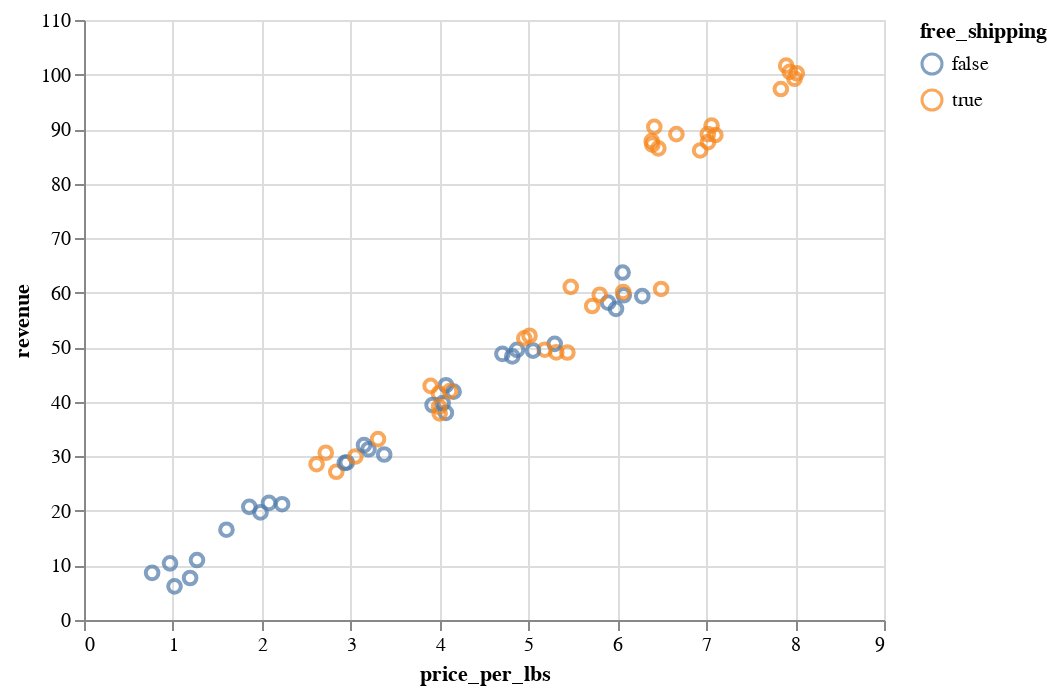

Here is the notebook cell this chart was saved with:
### Code cell
import altair as alt

scatter = (
    alt.Chart(for_scatter)
    .mark_point(size=40)
    .encode(
        x=alt.X("price_per_lbs:Q", scale=alt.Scale(zero=False)),
        y=alt.Y("revenue:Q", scale=alt.Scale(zero=False)),
        color="free_shipping",
    )
)
scatter

### Figure 1 — Vega-Lite specification as saved in the notebook (floating-point values rounded to 4 significant figures)
{"config": {"view": {"continuousWidth": 400, "continuousHeight": 300}}, "data": {"name": "data-777869cdb61de6784a4659725a64fe35"}, "mark": {"type": "point", "size": 40}, "encoding": {"color": {"field": "free_shipping", "type": "nominal"}, "x": {"field": "price_per_lbs", "scale": {"zero": false}, "type": "quantitative"}, "y": {"field": "revenue", "scale": {"zero": false}, "type": "quantitative"}}, "$schema": "https://vega.github.io/schema/vega-lite/v4.17.0.json", "datasets": {"data-777869cdb61de6784a4659725a64fe35": [{"revenue": 10.99, "free_shipping": false, "price_per_lbs": 1.271}, {"revenue": 19.72, "free_shipping": false, "price_per_lbs": 1.986}, {"revenue": 31.3, "free_shipping": false, "price_per_lbs": 3.201}, {"revenue": 43.05, "free_shipping": false, "price_per_lbs": 4.072}, {"revenue": 49.53, "free_shipping": false, "price_per_lbs": 4.871}, {"revenue": 59.53, "free_shipping": false, "price_per_lbs": 6.072}, {"revenue": 33.16, "free_shipping": true, "price_per_lbs": 3.308}, {"revenue": 41.53, "free_shipping": true, "price_per_lbs": 3.993}, {"revenue": 49.06, "free_shipping": true, "price_per_lbs": 5.313}, {"revenue": 61.09, "free_shipping": true, "price_per_lbs": 5.476}, {"revenue": 89.07, "free_shipping": true, "price_per_lbs": 6.664}, {"revenue": 89.07, "free_shipping": true, "price_per_lbs": 7.017}, {"revenue": 100.5, "free_shipping": true, "price_per_lbs": 7.94}, {"revenue": 6.173, "free_shipping": false, "price_per_lbs": 1.018}, {"revenue": 16.55, "free_shipping": false, "price_per_lbs": 1.602}, {"revenue": 28.88, "free_shipping": false, "price_per_lbs": 2.956}, {"revenue": 37.97, "free_shipping": false, "price_per_lbs": 4.071}, {"revenue": 50.63, "free_shipping": false, "price_per_lbs": 5.296}, {"revenue": 58.18, "free_shipping": false, "price_per_lbs": 5.896}, {"revenue": 27.18, "free_shipping": true, "price_per_lbs": 2.838}, {"revenue": 42.93, "free_shipping": true, "price_per_lbs": 3.9}, {"revenue": 49.55, "free_shipping": true, "price_per_lbs": 5.183}, {"revenue": 60.14, "free_shipping": true, "price_per_lbs": 6.066}, {"revenue": 87.15, "free_shipping": true, "price_per_lbs": 6.394}, {"revenue": 88.91, "free_shipping": true, "price_per_lbs": 7.103}, {"revenue": 100.2, "free_shipping": true, "price_per_lbs": 8.019}, {"revenue": 7.698, "free_shipping": false, "price_per_lbs": 1.194}, {"revenue": 20.75, "free_shipping": false, "price_per_lbs": 1.86}, {"revenue": 28.8, "free_shipping": false, "price_per_lbs": 2.934}, {"revenue": 39.42, "free_shipping": false, "price_per_lbs": 3.922}, {"revenue": 48.8, "free_shipping": false, "price_per_lbs": 4.707}, {"revenue": 63.7, "free_shipping": false, "price_per_lbs": 6.059}, {"revenue": 29.97, "free_shipping": true, "price_per_lbs": 3.052}, {"revenue": 37.88, "free_shipping": true, "price_per_lbs": 4.001}, {"revenue": 51.65, "free_shipping": true, "price_per_lbs": 4.953}, {"revenue": 57.56, "free_shipping": true, "price_per_lbs": 5.717}, {"revenue": 90.42, "free_shipping": true, "price_per_lbs": 6.416}, {"revenue": 86.08, "free_shipping": true, "price_per_lbs": 6.931}, {"revenue": 97.34, "free_shipping": true, "price_per_lbs": 7.84}, {"revenue": 10.39, "free_shipping": false, "price_per_lbs": 0.9677}, {"revenue": 21.48, "free_shipping": false, "price_per_lbs": 2.081}, {"revenue": 30.34, "free_shipping": false, "price_per_lbs": 3.377}, {"revenue": 39.77, "free_shipping": false, "price_per_lbs": 4.035}, {"revenue": 49.4, "free_shipping": false, "price_per_lbs": 5.052}, {"revenue": 57.04, "free_shipping": false, "price_per_lbs": 5.985}, {"revenue": 28.56, "free_shipping": true, "price_per_lbs": 2.616}, {"revenue": 39.08, "free_shipping": true, "price_per_lbs": 3.995}, {"revenue": 52.11, "free_shipping": true, "price_per_lbs": 5.012}, {"revenue": 60.69, "free_shipping": true, "price_per_lbs": 6.493}, {"revenue": 86.47, "free_shipping": true, "price_per_lbs": 6.462}, {"revenue": 90.65, "free_shipping": true, "price_per_lbs": 7.06}, {"revenue": 99.23, "free_shipping": true, "price_per_lbs": 7.993}, {"revenue": 8.646, "free_shipping": false, "price_per_lbs": 0.7663}, {"revenue": 21.22, "free_shipping": false, "price_per_lbs": 2.229}, {"revenue": 32.06, "free_shipping": false, "price_per_lbs": 3.15}, {"revenue": 41.86, "free_shipping": false, "price_per_lbs": 4.158}, {"revenue": 48.32, "free_shipping": false, "price_per_lbs": 4.818}, {"revenue": 59.38, "free_shipping": false, "price_per_lbs": 6.281}, {"revenue": 30.66, "free_shipping": true, "price_per_lbs": 2.72}, {"revenue": 41.95, "free_shipping": true, "price_per_lbs": 4.117}, {"revenue": 49.04, "free_shipping": true, "price_per_lbs": 5.438}, {"revenue": 59.63, "free_shipping": true, "price_per_lbs": 5.802}, {"revenue": 87.79, "free_shipping": true, "price_per_lbs": 6.387}, {"revenue": 87.61, "free_shipping": true, "price_per_lbs": 7.02}, {"revenue": 101.6, "free_shipping": true, "price_per_lbs": 7.899}]}}
